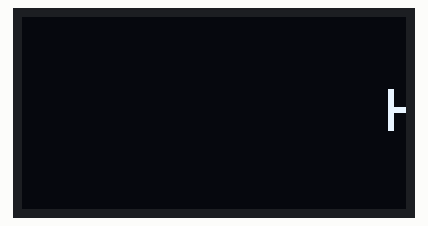
Bench run of a sketch on a simulated ESP32. On the bench: 128×64 one-colour display. What the sketch prints to the serial monitor is not drawn.

Above: at 1.21 s.
At 6.05 s:
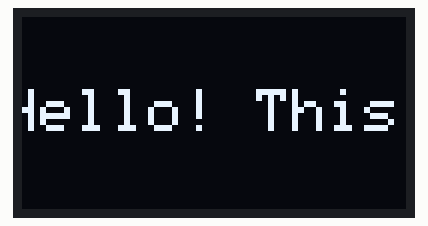
At 10.89 s:
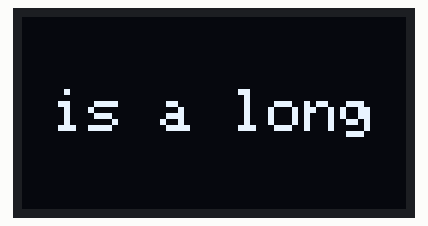
At 20.57 s:
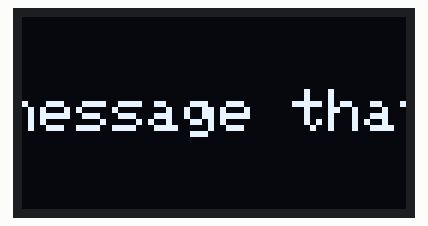
At 30.24 s:
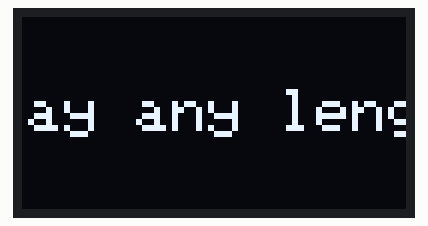
At 39.92 s:
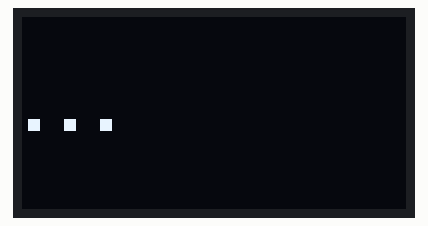

The sketch:

sketch.ino
```cpp
#include <Wire.h>
#include <Adafruit_GFX.h>
#include <Adafruit_SSD1306.h>

#define SCREEN_WIDTH 128    // OLED display width, in pixels
#define SCREEN_HEIGHT 64    // OLED display height, in pixels
#define OLED_RESET -1      // Reset pin (-1 if sharing Arduino reset pin)
#define SCREEN_ADDRESS 0x3C // Default I2C address

// Define the pins we're actually using
#define SDA_PIN 5  // D4
#define SCL_PIN 7  // D8

Adafruit_SSD1306 display(SCREEN_WIDTH, SCREEN_HEIGHT, &Wire, OLED_RESET);

// Scrolling text configuration
const char* scrollText = "Hello! This is a long scrolling message that can display any length of text...";
int textWidth;           // Width of our text in pixels
int xPos;               // Current x position of text
int scrollSpeed = 2;    // How many pixels to move per frame
unsigned long lastScrollTime = 0;
const int scrollDelay = 50;  // Delay between each movement (in milliseconds)

void setup() {
  Serial.begin(115200);
  delay(1000);
  Serial.println("OLED test starting...");

  // Start I2C Communication with the correct pins
  Wire.begin(SDA_PIN, SCL_PIN);

  // Initialize display
  if(!display.begin(SSD1306_SWITCHCAPVCC, SCREEN_ADDRESS)) {
    Serial.println("SSD1306 allocation failed");
    for(;;);
  }

  Serial.println("Display initialized successfully!");

  // Clear the buffer
  display.clearDisplay();

  // Set text properties
  display.setTextSize(2);              // Make text larger
  display.setTextColor(SSD1306_WHITE); // Draw white text
  display.setTextWrap(false);          // Don't wrap text to next line

  // Calculate the width of the text
  int16_t x1, y1;
  uint16_t w, h;
  display.getTextBounds(scrollText, 0, 0, &x1, &y1, &w, &h);
  textWidth = w;

  // Start text position at right edge of screen
  xPos = SCREEN_WIDTH;
}

void loop() {
  // Check if it's time to update the scroll position
  if (millis() - lastScrollTime >= scrollDelay) {
    // Move text position
    xPos -= scrollSpeed;

    // If text has scrolled completely off screen, reset to right edge
    if (xPos < -textWidth) {
      xPos = SCREEN_WIDTH;
    }

    // Clear display
    display.clearDisplay();

    // Draw text at current position
    display.setCursor(xPos, (SCREEN_HEIGHT - 16) / 2); // Center vertically (16 is text height)
    display.print(scrollText);

    // Show the display buffer on the screen
    display.display();

    // Update last scroll time
    lastScrollTime = millis();
  }
}
```
